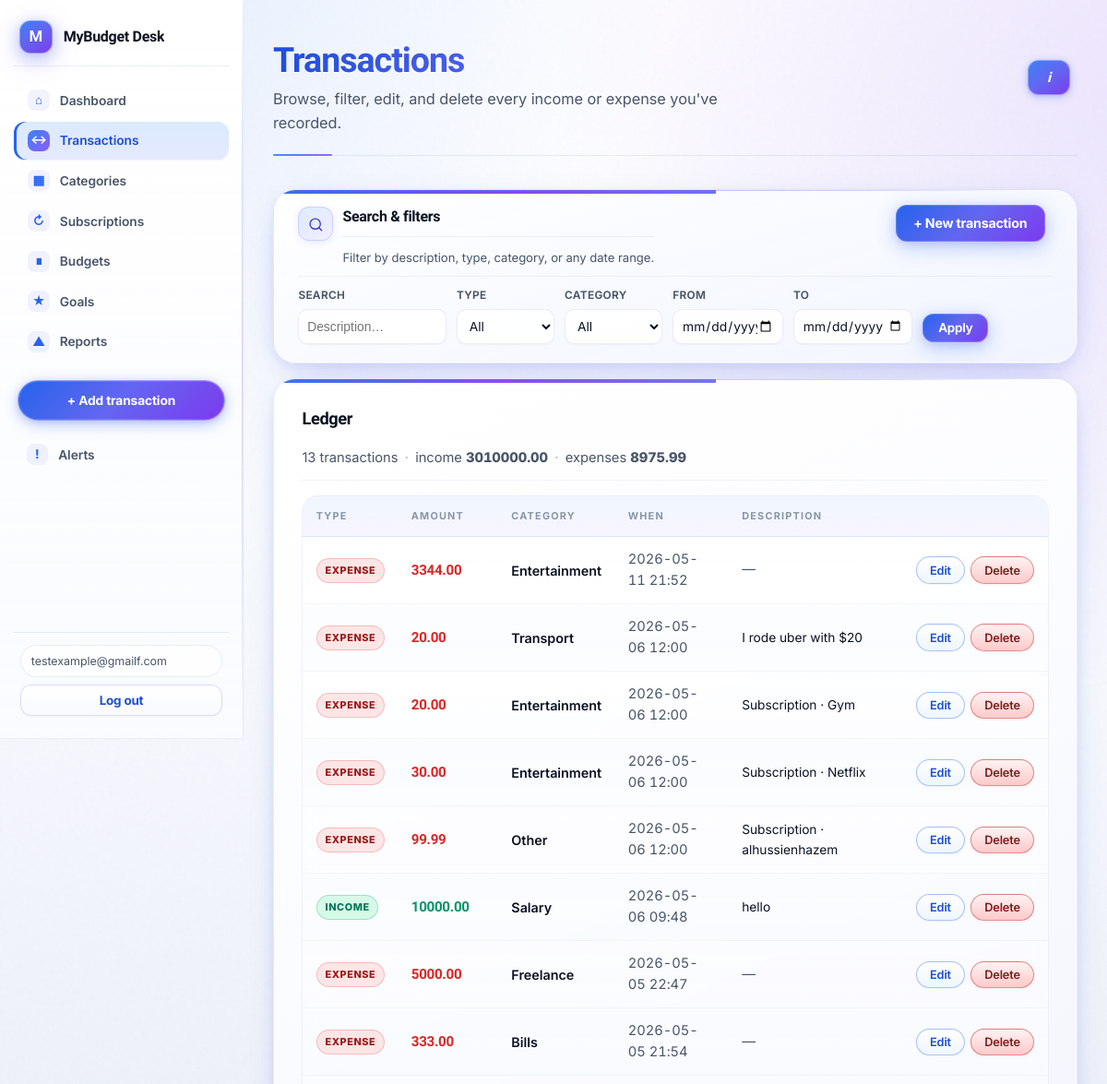
Before: /transactions/ (signed in, upper part) with the older database file.
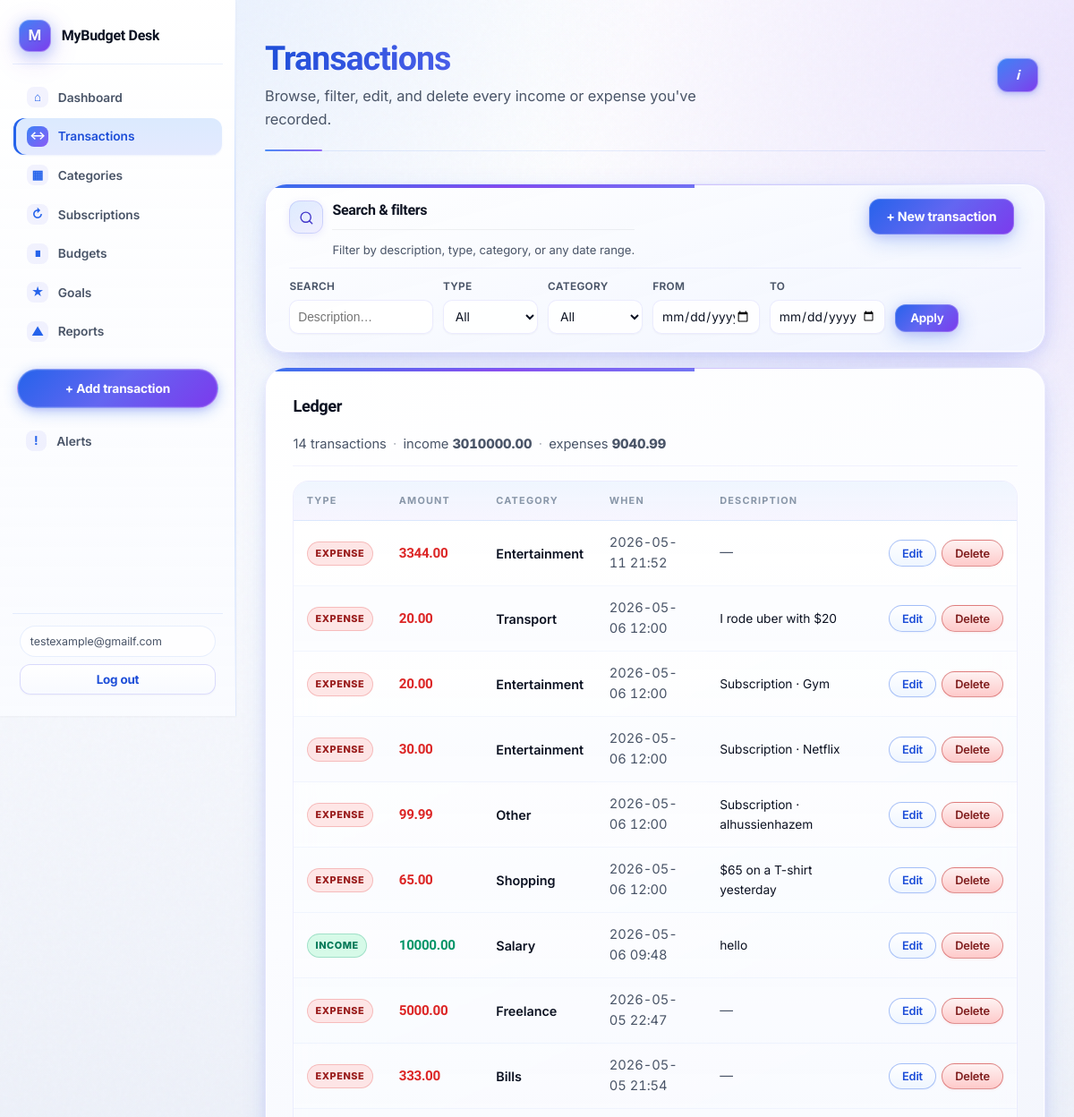
After: the same page with the newer database file.
### budgeting/models.py (models this page shows, shortened)
class Transaction(models.Model):
    KIND_INCOME = "income"
    KIND_EXPENSE = "expense"
    KIND_CHOICES = [(KIND_INCOME, "Income"), (KIND_EXPENSE, "Expense")]
    user = models.ForeignKey(
        settings.AUTH_USER_MODEL, on_delete=models.CASCADE, related_name="transactions"
    )
    kind = models.CharField(max_length=10, choices=KIND_CHOICES)
    amount = models.DecimalField(max_digits=12, decimal_places=2)
    category = models.ForeignKey(
        Category,
        on_delete=models.PROTECT,
        null=True,
        blank=True,
        related_name="transactions",
    )
    description = models.CharField(max_length=255, blank=True)
    occurred_at = models.DateTimeField(default=timezone.now)
    class Meta:
        ordering = ["-occurred_at"]

class Category(models.Model):
    name = models.CharField(max_length=100)
    user = models.ForeignKey(
        settings.AUTH_USER_MODEL,
        on_delete=models.CASCADE,
        null=True,
        blank=True,
        related_name="categories",
        help_text="Null = available to all users",
    )
    class Meta:
        verbose_name_plural = "categories"
        ordering = ["name"]
        constraints = [
            models.UniqueConstraint(
                fields=["name", "user"],
                name="uniq_category_name_per_user",
            ),
        ]

### budgeting/views.py (the view)
# urls.py: path("transactions/", views.transaction_list, name="transaction_list"),
@login_required
def transaction_list(request):
    user = request.user
    qs = Transaction.objects.filter(user=user).select_related("category")
    kind = request.GET.get("kind", "").strip()
    category_id = request.GET.get("category", "").strip()
    from_date_str = request.GET.get("from_date", "").strip()
    to_date_str = request.GET.get("to_date", "").strip()
    q = request.GET.get("q", "").strip()
    if kind in (Transaction.KIND_INCOME, Transaction.KIND_EXPENSE):
        qs = qs.filter(kind=kind)
    if category_id.isdigit():
        qs = qs.filter(category_id=int(category_id))
    from_date = None
    to_date = None
    if from_date_str:
        try:
            from_date = date.fromisoformat(from_date_str)
            qs = qs.filter(occurred_at__date__gte=from_date)
        except ValueError:
            from_date = None
    if to_date_str:
        try:
            to_date = date.fromisoformat(to_date_str)
            qs = qs.filter(occurred_at__date__lte=to_date)
        except ValueError:
            to_date = None
    if q:
        qs = qs.filter(description__icontains=q)
    totals = qs.aggregate(
        income=Sum("amount", filter=Q(kind=Transaction.KIND_INCOME)),
        expense=Sum("amount", filter=Q(kind=Transaction.KIND_EXPENSE)),
    )
    available_categories = Category.objects.filter(
        Q(user__isnull=True) | Q(user=user)
    ).order_by("name")
    has_filters = any([kind, category_id, from_date_str, to_date_str, q])
    return render(
        request,
        "budgeting/transaction_list.html",
        {
            "transactions": qs,
            "available_categories": available_categories,
            "filter_kind": kind,
            "filter_category": category_id,
            "filter_from_date": from_date_str,
            "filter_to_date": to_date_str,
            "filter_q": q,
            "filter_count": qs.count(),
            "filter_income": totals["income"] or 0,
            "filter_expense": totals["expense"] or 0,
            "has_filters": has_filters,
        },
    )

### budgeting/context_processors.py (called while the page is built)
def unread_notifications(request):
    nav = ""
    rm = getattr(request, "resolver_match", None)
    if rm is not None and rm.url_name:
        nav = rm.url_name
    if request.user.is_authenticated:
        count = Notification.objects.filter(user=request.user, is_read=False).count()
        return {
            "unread_notification_count": count,
            "nav_url_name": nav,
        }
    return {"unread_notification_count": 0, "nav_url_name": nav}

### budgeting/models.py (called while the page is built, shortened)
    def process_due_for(self, user, max_iter_per_subscription=72):
        today = timezone.now().date()
        posted = []
        with transaction.atomic():
            qs = (
                self.filter(user=user, is_active=True, next_due__lte=today)
                .select_related("category")
                .select_for_update()
            )
        return posted

### budgeting/templates/budgeting/transaction_list.html (shortened to what the changed rows need)
{% extends "budgeting/base.html" %}
{% block page_hero %}
<div class="page-hero">
  <h1>Transactions</h1>
</div>
{% endblock %}
{% block content %}
<div class="card form-card card--filters-premium">
  <div class="card-toolbar card-toolbar--dense">
    <div class="filters-heading">
      <div class="filters-heading__body">
        <h2 class="section-title section-title--inline">Search &amp; filters</h2>
      </div>
    </div>
  </div>
</div>
<div class="card tx-ledger-card surface-premium">
  <div class="tx-ledger-head">
    <div>
      <h2 class="tx-ledger-head__title">Ledger</h2>
      <p class="tx-ledger-head__meta muted">
        {{ filter_count }} transaction{{ filter_count|pluralize }}
        {% if filter_income or filter_expense %}
          <span class="tx-ledger-head__dot" aria-hidden="true">·</span>
          <span class="tx-ledger-head__inline">income <strong class="amount--income">{{ filter_income|floatformat:2 }}</strong></span>
          <span class="tx-ledger-head__dot" aria-hidden="true">·</span>
          <span class="tx-ledger-head__inline">expenses <strong class="amount--expense">{{ filter_expense|floatformat:2 }}</strong></span>
        {% endif %}
      </p>
    </div>
  </div>
  {% if transactions %}
    <div class="table-wrap table-wrap--premium table-wrap--ledger">
      <table class="table-actions table--ledger">
        <thead>
          <tr>
            <th>Type</th>
            <th>Amount</th>
            <th>Category</th>
            <th>When</th>
            <th>Description</th>
            <th class="row-actions__cell" aria-label="Actions"></th>
          </tr>
        </thead>
        <tbody>
          {% for t in transactions %}
            <tr class="ledger-row">
              <td>{% if t.kind == 'expense' %}<span class="ledger-badge ledger-badge--expense">Expense</span>{% else %}<span class="ledger-badge ledger-badge--income">Income</span>{% endif %}</td>
              <td class="ledger-amount {% if t.kind == 'expense' %}ledger-amount--out{% else %}ledger-amount--in{% endif %}">{{ t.amount }}</td>
              <td>{% if t.category %}<span class="ledger-cat">{{ t.category.name }}</span>{% else %}<span class="muted">—</span>{% endif %}</td>
              <td class="ledger-when muted">{{ t.occurred_at|date:"Y-m-d H:i" }}</td>
              <td class="ledger-desc">{% if t.description %}{{ t.description }}{% else %}<span class="muted">—</span>{% endif %}</td>
              <td class="row-actions__cell">
                <div class="row-actions">
                  <a class="row-action row-action--edit" href="{% url 'transaction_edit' t.pk %}">Edit</a>
                  <form method="post" action="{% url 'transaction_delete' t.pk %}" class="row-actions__form" onsubmit="return confirm('Delete this transaction?');">
                    <button type="submit" class="row-action row-action--delete">Delete</button>
                  </form>
                </div>
              </td>
            </tr>
          {% endfor %}
        </tbody>
      </table>
    </div>
  {% endif %}
</div>
{% endblock %}

Changed rows visible on the page:
added Transaction: kind "EXPENSE", amount "65.00", category.name "Shopping", occurred_at "2026-05-06 12:00", description "$65 on a T-shirt yesterday"
Other visible differences:
{{ filter_count }}: "13" → "14"
{{ filter_expense|floatformat:2 }}: "8975.99" → "9040.99"
